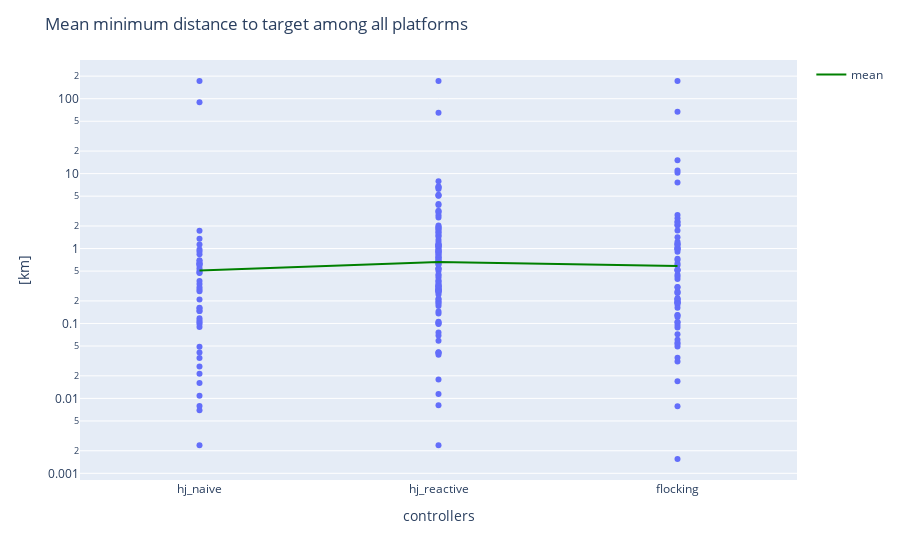

The cell this chart's notebook holds for it:
### Markdown cell above
+ Mean minimum distance to target among all platforms km

### Code cell
mean_min_dist_dict = {"hj_naive": Distance(deg=metrics_hj_naive["Mean minimum distance to target among all platforms in deg"]).km,
                      "hj_reactive": Distance(deg=metrics_hj_reactive["Mean minimum distance to target among all platforms in deg"]).km,
                      "flocking":Distance(deg=metrics_hj_flocking["Mean minimum distance to target among all platforms in deg"]).km}
idx_list = []
mean_min_dist_df = pd.DataFrame(mean_min_dist_dict)
fig_min_dist = px.box(mean_min_dist_df, log_y=True)
mean_trace = go.Scatter(
    x=mean_min_dist_df.columns,
    y=mean_min_dist_df.mean(),
    mode='lines',
    line=dict(color='green', width=2),
    showlegend=True,
    name="mean"
)
fig_min_dist.add_trace(mean_trace)
# Add custom x and y labels
fig_min_dist.update_layout(
    xaxis_title="controllers",
    yaxis_title=" [km]",
    title = {'text': "Mean minimum distance to target among all platforms"}
)
fig_min_dist.show()

### Figure 1 — Plotly figure (JSON) as saved in the notebook; plotly's stock layout.template omitted (floating-point values rounded to 4 significant figures; data arrays with more than 128 entries replaced by an {"elided": "..."} marker saying what was removed)
{"data": [{"alignmentgroup": "True", "hovertemplate": "variable=%{x}<br>value=%{y}<extra></extra>", "legendgroup": "", "marker": {"color": "#636efa"}, "name": "", "notched": false, "offsetgroup": "", "orientation": "v", "showlegend": false, "type": "box", "x": {"elided": "1647 str values"}, "x0": " ", "xaxis": "x", "y": {"elided": "1647 float values"}, "y0": " ", "yaxis": "y"}, {"line": {"color": "green", "width": 2}, "mode": "lines", "name": "mean", "showlegend": true, "type": "scatter", "x": ["hj_naive", "hj_reactive", "flocking"], "y": [0.5074, 0.6603, 0.5833]}], "layout": {"boxmode": "group", "legend": {"tracegroupgap": 0}, "margin": {"t": 60}, "title": {"text": "Mean minimum distance to target among all platforms"}, "xaxis": {"anchor": "y", "domain": [0, 1], "title": {"text": "controllers"}}, "yaxis": {"anchor": "x", "domain": [0, 1], "title": {"text": " [km]"}, "type": "log"}}}
